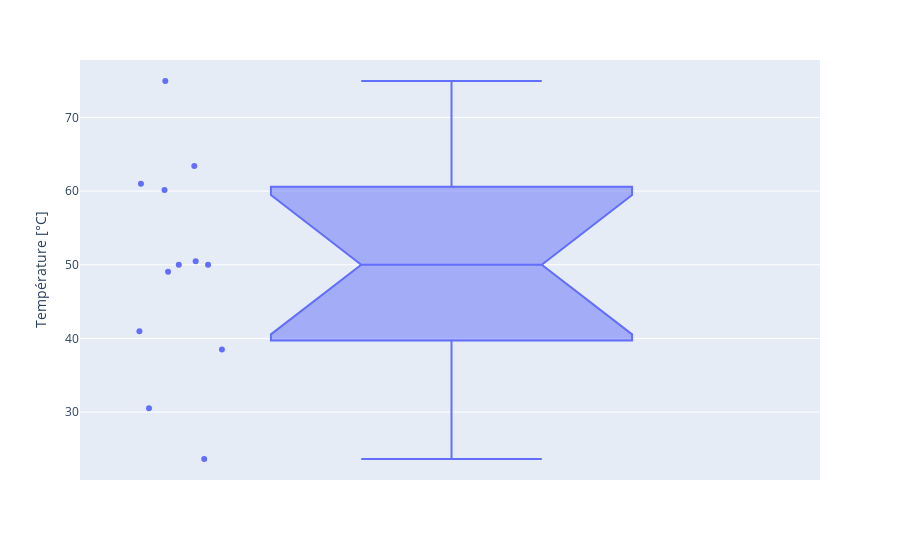

Here is the notebook cell this chart was saved with:
### Code cell
px.box(df2, y='Température [°C]' , notched =True, points='all' )

### Figure 1 — Plotly figure (JSON) as saved in the notebook; plotly's stock layout.template omitted (floating-point values rounded to 4 significant figures)
{"data": [{"alignmentgroup": "True", "boxpoints": "all", "hovertemplate": "Température [°C]=%{y}<extra></extra>", "legendgroup": "", "marker": {"color": "#636efa"}, "name": "", "notched": true, "offsetgroup": "", "orientation": "v", "showlegend": false, "type": "box", "x0": " ", "xaxis": "x", "y": [49.04, 74.93, 23.64, 63.4, 30.51, 60.16, 50.01, 40.96, 50.47, 38.51, 50, 61], "y0": " ", "yaxis": "y"}], "layout": {"boxmode": "group", "legend": {"tracegroupgap": 0}, "margin": {"t": 60}, "xaxis": {"anchor": "y", "domain": [0, 1]}, "yaxis": {"anchor": "x", "domain": [0, 1], "title": {"text": "Température [°C]"}}}}
